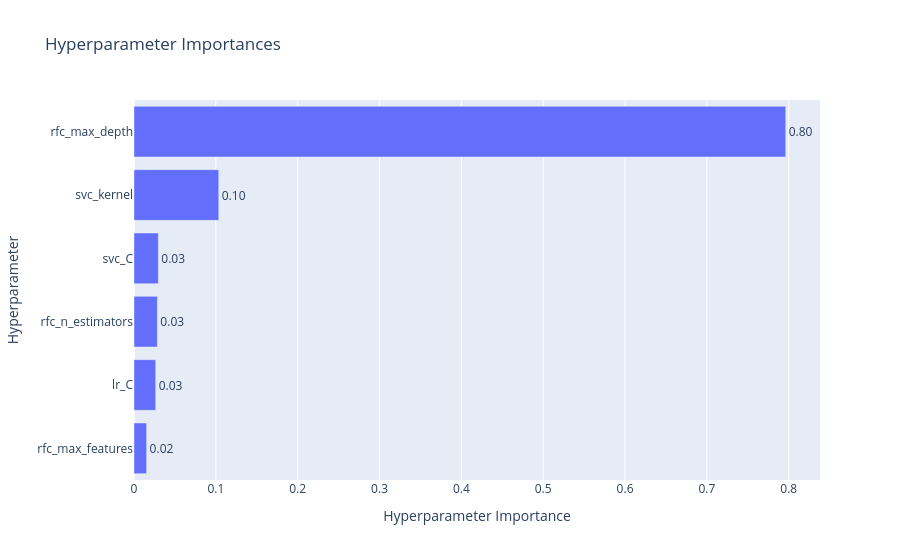
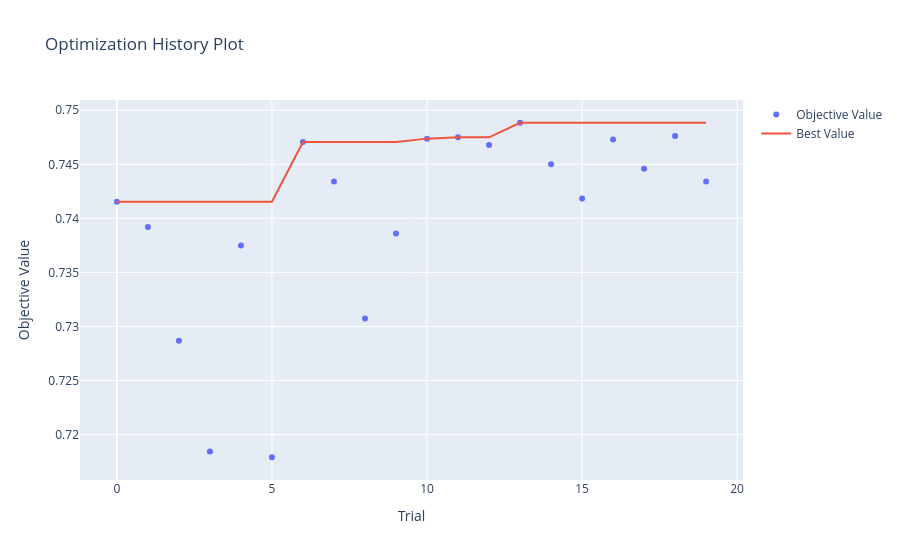
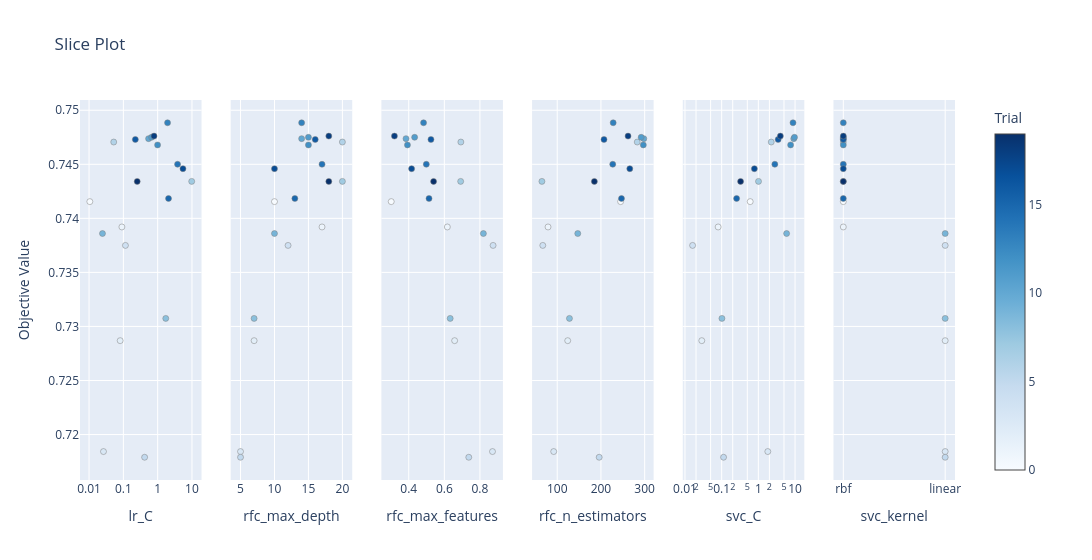

The notebook cell saved with these charts, in order:
### Code cell
import optuna.visualization as ov

ov.plot_param_importances(study_voting).show()
ov.plot_optimization_history(study_voting).show()
ov.plot_slice(study_voting).show()

### Figure 1 — Plotly figure (JSON) as saved in the notebook; plotly's stock layout.template omitted (floating-point values rounded to 4 significant figures)
{"data": [{"cliponaxis": false, "hovertemplate": ["rfc_max_features (FloatDistribution): 0.015403709301011556<extra></extra>", "lr_C (FloatDistribution): 0.02649700383369187<extra></extra>", "rfc_n_estimators (IntDistribution): 0.02856015697816111<extra></extra>", "svc_C (FloatDistribution): 0.029707265739227082<extra></extra>", "svc_kernel (CategoricalDistribution): 0.10354869817900013<extra></extra>", "rfc_max_depth (IntDistribution): 0.7962831659689082<extra></extra>"], "name": "Objective Value", "orientation": "h", "text": ["0.02", "0.03", "0.03", "0.03", "0.10", "0.80"], "textposition": "outside", "type": "bar", "x": [0.0154, 0.0265, 0.02856, 0.02971, 0.1035, 0.7963], "y": ["rfc_max_features", "lr_C", "rfc_n_estimators", "svc_C", "svc_kernel", "rfc_max_depth"]}], "layout": {"title": {"text": "Hyperparameter Importances"}, "xaxis": {"title": {"text": "Hyperparameter Importance"}}, "yaxis": {"title": {"text": "Hyperparameter"}}}}

### Figure 2 — Plotly figure (JSON) as saved in the notebook; plotly's stock layout.template omitted (floating-point values rounded to 4 significant figures)
{"data": [{"mode": "markers", "name": "Objective Value", "type": "scatter", "x": [0, 1, 2, 3, 4, 5, 6, 7, 8, 9, 10, 11, 12, 13, 14, 15, 16, 17, 18, 19], "y": [0.7415, 0.7392, 0.7287, 0.7184, 0.7375, 0.7179, 0.7471, 0.7434, 0.7307, 0.7386, 0.7474, 0.7475, 0.7468, 0.7488, 0.745, 0.7418, 0.7473, 0.7446, 0.7476, 0.7434]}, {"mode": "lines", "name": "Best Value", "type": "scatter", "x": [0, 1, 2, 3, 4, 5, 6, 7, 8, 9, 10, 11, 12, 13, 14, 15, 16, 17, 18, 19], "y": [0.7415, 0.7415, 0.7415, 0.7415, 0.7415, 0.7415, 0.7471, 0.7471, 0.7471, 0.7471, 0.7474, 0.7475, 0.7475, 0.7488, 0.7488, 0.7488, 0.7488, 0.7488, 0.7488, 0.7488]}, {"marker": {"color": "#cccccc"}, "mode": "markers", "name": "Infeasible Trial", "showlegend": false, "type": "scatter", "x": [], "y": []}], "layout": {"title": {"text": "Optimization History Plot"}, "xaxis": {"title": {"text": "Trial"}}, "yaxis": {"title": {"text": "Objective Value"}}}}

### Figure 3 — Plotly figure (JSON) as saved in the notebook; plotly's stock layout.template omitted (floating-point values rounded to 4 significant figures)
{"data": [{"marker": {"color": [0, 1, 2, 3, 4, 5, 6, 7, 8, 9, 10, 11, 12, 13, 14, 15, 16, 17, 18, 19], "colorbar": {"title": {"text": "Trial"}, "x": 1, "xpad": 40}, "colorscale": [[0, "rgb(247,251,255)"], [0.125, "rgb(222,235,247)"], [0.25, "rgb(198,219,239)"], [0.375, "rgb(158,202,225)"], [0.5, "rgb(107,174,214)"], [0.625, "rgb(66,146,198)"], [0.75, "rgb(33,113,181)"], [0.875, "rgb(8,81,156)"], [1, "rgb(8,48,107)"]], "line": {"color": "Grey", "width": 0.5}, "showscale": true}, "mode": "markers", "name": "Feasible Trial", "showlegend": false, "type": "scatter", "x": [0.01053, 0.09063, 0.08076, 0.02633, 0.1149, 0.4166, 0.05237, 9.831, 1.722, 0.0246, 0.5433, 0.6642, 0.9953, 1.941, 3.807, 2.073, 0.2235, 5.464, 0.7844, 0.2535], "xaxis": "x", "y": [0.7415, 0.7392, 0.7287, 0.7184, 0.7375, 0.7179, 0.7471, 0.7434, 0.7307, 0.7386, 0.7474, 0.7475, 0.7468, 0.7488, 0.745, 0.7418, 0.7473, 0.7446, 0.7476, 0.7434], "yaxis": "y"}, {"marker": {"color": [0, 1, 2, 3, 4, 5, 6, 7, 8, 9, 10, 11, 12, 13, 14, 15, 16, 17, 18, 19], "colorbar": {"title": {"text": "Trial"}, "x": 1, "xpad": 40}, "colorscale": [[0, "rgb(247,251,255)"], [0.125, "rgb(222,235,247)"], [0.25, "rgb(198,219,239)"], [0.375, "rgb(158,202,225)"], [0.5, "rgb(107,174,214)"], [0.625, "rgb(66,146,198)"], [0.75, "rgb(33,113,181)"], [0.875, "rgb(8,81,156)"], [1, "rgb(8,48,107)"]], "line": {"color": "Grey", "width": 0.5}, "showscale": false}, "mode": "markers", "name": "Feasible Trial", "showlegend": false, "type": "scatter", "x": [10, 17, 7, 5, 12, 5, 20, 20, 7, 10, 14, 15, 15, 14, 17, 13, 16, 10, 18, 18], "xaxis": "x2", "y": [0.7415, 0.7392, 0.7287, 0.7184, 0.7375, 0.7179, 0.7471, 0.7434, 0.7307, 0.7386, 0.7474, 0.7475, 0.7468, 0.7488, 0.745, 0.7418, 0.7473, 0.7446, 0.7476, 0.7434], "yaxis": "y2"}, {"marker": {"color": [0, 1, 2, 3, 4, 5, 6, 7, 8, 9, 10, 11, 12, 13, 14, 15, 16, 17, 18, 19], "colorbar": {"title": {"text": "Trial"}, "x": 1, "xpad": 40}, "colorscale": [[0, "rgb(247,251,255)"], [0.125, "rgb(222,235,247)"], [0.25, "rgb(198,219,239)"], [0.375, "rgb(158,202,225)"], [0.5, "rgb(107,174,214)"], [0.625, "rgb(66,146,198)"], [0.75, "rgb(33,113,181)"], [0.875, "rgb(8,81,156)"], [1, "rgb(8,48,107)"]], "line": {"color": "Grey", "width": 0.5}, "showscale": false}, "mode": "markers", "name": "Feasible Trial", "showlegend": false, "type": "scatter", "x": [0.3016, 0.617, 0.6579, 0.8706, 0.8739, 0.7373, 0.6928, 0.6918, 0.6329, 0.8195, 0.3847, 0.4331, 0.3929, 0.4833, 0.4987, 0.514, 0.5249, 0.4162, 0.3196, 0.5396], "xaxis": "x3", "y": [0.7415, 0.7392, 0.7287, 0.7184, 0.7375, 0.7179, 0.7471, 0.7434, 0.7307, 0.7386, 0.7474, 0.7475, 0.7468, 0.7488, 0.745, 0.7418, 0.7473, 0.7446, 0.7476, 0.7434], "yaxis": "y3"}, {"marker": {"color": [0, 1, 2, 3, 4, 5, 6, 7, 8, 9, 10, 11, 12, 13, 14, 15, 16, 17, 18, 19], "colorbar": {"title": {"text": "Trial"}, "x": 1, "xpad": 40}, "colorscale": [[0, "rgb(247,251,255)"], [0.125, "rgb(222,235,247)"], [0.25, "rgb(198,219,239)"], [0.375, "rgb(158,202,225)"], [0.5, "rgb(107,174,214)"], [0.625, "rgb(66,146,198)"], [0.75, "rgb(33,113,181)"], [0.875, "rgb(8,81,156)"], [1, "rgb(8,48,107)"]], "line": {"color": "Grey", "width": 0.5}, "showscale": false}, "mode": "markers", "name": "Feasible Trial", "showlegend": false, "type": "scatter", "x": [245, 79, 124, 92, 67, 196, 283, 65, 128, 147, 298, 292, 297, 228, 227, 247, 207, 266, 262, 185], "xaxis": "x4", "y": [0.7415, 0.7392, 0.7287, 0.7184, 0.7375, 0.7179, 0.7471, 0.7434, 0.7307, 0.7386, 0.7474, 0.7475, 0.7468, 0.7488, 0.745, 0.7418, 0.7473, 0.7446, 0.7476, 0.7434], "yaxis": "y4"}, {"marker": {"color": [0, 1, 2, 3, 4, 5, 6, 7, 8, 9, 10, 11, 12, 13, 14, 15, 16, 17, 18, 19], "colorbar": {"title": {"text": "Trial"}, "x": 1, "xpad": 40}, "colorscale": [[0, "rgb(247,251,255)"], [0.125, "rgb(222,235,247)"], [0.25, "rgb(198,219,239)"], [0.375, "rgb(158,202,225)"], [0.5, "rgb(107,174,214)"], [0.625, "rgb(66,146,198)"], [0.75, "rgb(33,113,181)"], [0.875, "rgb(8,81,156)"], [1, "rgb(8,48,107)"]], "line": {"color": "Grey", "width": 0.5}, "showscale": false}, "mode": "markers", "name": "Feasible Trial", "showlegend": false, "type": "scatter", "x": [0.5992, 0.0801, 0.02872, 1.81, 0.01614, 0.1125, 2.244, 1.01, 0.1017, 5.884, 9.214, 9.652, 7.57, 8.797, 2.813, 0.2554, 3.463, 0.7789, 3.98, 0.328], "xaxis": "x5", "y": [0.7415, 0.7392, 0.7287, 0.7184, 0.7375, 0.7179, 0.7471, 0.7434, 0.7307, 0.7386, 0.7474, 0.7475, 0.7468, 0.7488, 0.745, 0.7418, 0.7473, 0.7446, 0.7476, 0.7434], "yaxis": "y5"}, {"marker": {"color": [0, 1, 2, 3, 4, 5, 6, 7, 8, 9, 10, 11, 12, 13, 14, 15, 16, 17, 18, 19], "colorbar": {"title": {"text": "Trial"}, "x": 1, "xpad": 40}, "colorscale": [[0, "rgb(247,251,255)"], [0.125, "rgb(222,235,247)"], [0.25, "rgb(198,219,239)"], [0.375, "rgb(158,202,225)"], [0.5, "rgb(107,174,214)"], [0.625, "rgb(66,146,198)"], [0.75, "rgb(33,113,181)"], [0.875, "rgb(8,81,156)"], [1, "rgb(8,48,107)"]], "line": {"color": "Grey", "width": 0.5}, "showscale": false}, "mode": "markers", "name": "Feasible Trial", "showlegend": false, "type": "scatter", "x": ["rbf", "rbf", "linear", "linear", "linear", "linear", "rbf", "rbf", "linear", "linear", "rbf", "rbf", "rbf", "rbf", "rbf", "rbf", "rbf", "rbf", "rbf", "rbf"], "xaxis": "x6", "y": [0.7415, 0.7392, 0.7287, 0.7184, 0.7375, 0.7179, 0.7471, 0.7434, 0.7307, 0.7386, 0.7474, 0.7475, 0.7468, 0.7488, 0.745, 0.7418, 0.7473, 0.7446, 0.7476, 0.7434], "yaxis": "y6"}], "layout": {"title": {"text": "Slice Plot"}, "width": 1800, "xaxis": {"anchor": "y", "domain": [0, 0.1389], "title": {"text": "lr_C"}, "type": "log"}, "xaxis2": {"anchor": "y2", "domain": [0.1722, 0.3111], "title": {"text": "rfc_max_depth"}}, "xaxis3": {"anchor": "y3", "domain": [0.3444, 0.4833], "title": {"text": "rfc_max_features"}}, "xaxis4": {"anchor": "y4", "domain": [0.5167, 0.6556], "title": {"text": "rfc_n_estimators"}}, "xaxis5": {"anchor": "y5", "domain": [0.6889, 0.8278], "title": {"text": "svc_C"}, "type": "log"}, "xaxis6": {"anchor": "y6", "categoryarray": ["rbf", "linear"], "categoryorder": "array", "domain": [0.8611, 1], "title": {"text": "svc_kernel"}, "type": "category"}, "yaxis": {"anchor": "x", "domain": [0, 1], "title": {"text": "Objective Value"}}, "yaxis2": {"anchor": "x2", "domain": [0, 1], "matches": "y", "showticklabels": false}, "yaxis3": {"anchor": "x3", "domain": [0, 1], "matches": "y", "showticklabels": false}, "yaxis4": {"anchor": "x4", "domain": [0, 1], "matches": "y", "showticklabels": false}, "yaxis5": {"anchor": "x5", "domain": [0, 1], "matches": "y", "showticklabels": false}, "yaxis6": {"anchor": "x6", "domain": [0, 1], "matches": "y", "showticklabels": false}}}
